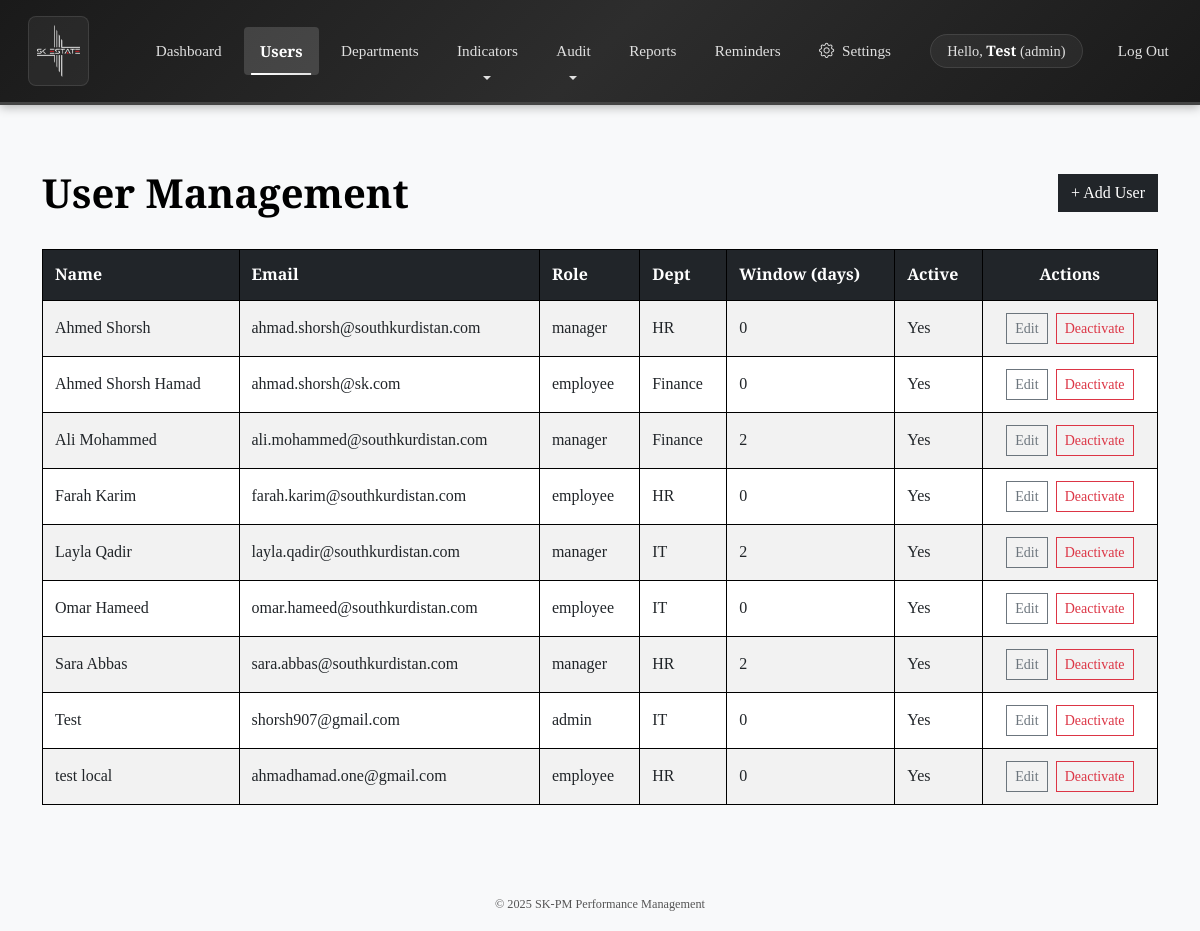
The page /users.php (signed in) on the database its author committed.
### tables this page shows
CREATE TABLE `users` (
  `user_id` int(11) NOT NULL,
  `name` varchar(100) NOT NULL,
  `email` varchar(255) NOT NULL,
  `password_hash` varchar(255) NOT NULL,
  `role_id` int(11) NOT NULL,
  `dept_id` int(11) DEFAULT NULL,
  `phone` varchar(20) DEFAULT NULL,
  `telegram_chat_id` bigint(20) DEFAULT NULL,
  `position` varchar(100) DEFAULT NULL,
  `birth_date` date DEFAULT NULL,
  `hire_date` date DEFAULT NULL,
  `rating_window_days` int(11) DEFAULT 0,
  `active` tinyint(1) DEFAULT 1,
  `email_verified` tinyint(1) DEFAULT 0,
  `email_verification_token` varchar(255) DEFAULT NULL,
  `email_verification_expires` datetime DEFAULT NULL
);

CREATE TABLE `roles` (
  `role_id` int(11) NOT NULL,
  `role_name` varchar(50) NOT NULL
);

CREATE TABLE `departments` (
  `dept_id` int(11) NOT NULL,
  `dept_name` varchar(100) NOT NULL,
  `manager_id` int(11) DEFAULT NULL,
  `share_path` varchar(255) DEFAULT NULL
);

### backend/user_controller.php (called while the page is built, shortened)
<?php
require_once __DIR__ . '/db.php';
function getUser(int $user_id): array|false {
    global $pdo;
    $sql = "
        SELECT
            u.user_id,
            u.name,
            u.email,
            u.role_id,
            r.role_name,
            u.dept_id
        FROM users u
        JOIN roles r ON u.role_id = r.role_id
        WHERE u.user_id = :uid
    ";
    $stmt = $pdo->prepare($sql);
    $stmt->execute([':uid' => $user_id]);
    return $stmt->fetch(PDO::FETCH_ASSOC);
}
function fetchAllUsers() {
    global $pdo;
    $stmt = $pdo->query(
        'SELECT
            u.user_id,
            u.name,
            u.email,
            u.phone,
            u.position,
            u.birth_date,
            u.hire_date,
            u.rating_window_days,      -- ‹ add this line
            u.role_id,
            r.role_name,
            u.dept_id,
            d.dept_name,
            u.active
         FROM users u
         JOIN roles r   ON u.role_id = r.role_id
         LEFT JOIN departments d ON u.dept_id = d.dept_id
         ORDER BY u.name'
    );
    return $stmt->fetchAll(PDO::FETCH_ASSOC);
}

### users.php (the view, shortened to what this page needs)
<?php
require_once __DIR__ . '/backend/user_controller.php';
$users       = fetchAllUsers();
include __DIR__ . '/partials/navbar.php';
?>
<!DOCTYPE html>
<html lang="en">
<head>
  <link href="https://cdn.jsdelivr.net/npm/bootstrap@5.3.0/dist/css/bootstrap.min.css" rel="stylesheet">
  <link rel="stylesheet" href="./assets/css/style.css">
</head>
<body class="bg-light font-serif">
<div class="container py-4">
  <div class="d-flex justify-content-between align-items-center mb-3">
    <h1>User Management</h1>
    <button class="btn btn-dark" data-bs-toggle="modal" data-bs-target="#createModal">+ Add User</button>
  </div>
  <div class="table-responsive">
    <table class="table table-striped table-bordered align-middle">
      <thead class="table-dark">
        <tr>
          <th>Name</th>
          <th>Email</th>
          <th>Role</th>
          <th>Dept</th>
          <th>Window&nbsp;(days)</th>
          <th>Active</th>
          <th class="text-center">Actions</th>
        </tr>
      </thead>
      <tbody>
      <?php foreach ($users as $user): ?>
        <tr <?= $user['active'] ? '' : 'class="table-danger"' ?>>
          <td><?= htmlspecialchars($user['name']) ?></td>
          <td><?= htmlspecialchars($user['email']) ?></td>
          <td><?= htmlspecialchars($user['role_name']) ?></td>
          <td><?= htmlspecialchars($user['dept_name'] ?? '-') ?></td>
          <td><?= $user['rating_window_days'] === null ? 'Default' : $user['rating_window_days'] ?></td>
          <td><?= $user['active'] ? 'Yes' : 'No' ?></td>
          <td class="text-center">
            <button class="btn btn-sm btn-outline-secondary me-1"
                    data-bs-toggle="modal"
                    data-bs-target="#editModal<?= $user['user_id'] ?>">Edit</button>
            <form class="d-inline" method="post">
              <button class="btn btn-sm btn-outline-<?= $user['active'] ? 'danger' : 'success' ?>">
                <?= $user['active'] ? 'Deactivate' : 'Activate' ?>
              </button>
            </form>
          </td>
        </tr>
      <?php endforeach; ?>
      </tbody>
    </table>
  </div>
</div>
<footer class="footer py-3 text-center">
  <small>&copy; <?= date('Y') ?> SK-PM Performance Management</small>
</footer>
</body>
</html>

### partials/navbar.php (shortened to what this page needs)
<?php
require_once __DIR__ . '/../backend/user_controller.php';
$user      = getUser($_SESSION['user_id']);
$roleId    = (int)($_SESSION['role_id'] ?? 0);
$roleName  = htmlspecialchars($_SESSION['role_name'] ?? '');
$userName  = htmlspecialchars($user['name']       ?? '');
$currentPage = basename($_SERVER['PHP_SELF']);
function isActivePage($page) {
    global $currentPage;
    return $currentPage === $page ? 'active' : '';
}
function isActiveDropdown($pages) {
    global $currentPage;
    return in_array($currentPage, $pages) ? 'active' : '';
}
?>
<!DOCTYPE html>
<html lang="en">
<head>
<link href="https://cdn.jsdelivr.net/npm/bootstrap@5.3.0/dist/css/bootstrap.min.css" rel="stylesheet">
<link href="https://cdn.jsdelivr.net/npm/bootstrap-icons@1.11.3/font/bootstrap-icons.css" rel="stylesheet">
<link rel="stylesheet" href="./assets/css/style.css">
</head>
<body>
<nav class="navbar navbar-expand-lg navbar-dark bg-dark mb-4">
  <div class="container-fluid">
  <a class="navbar-brand d-flex align-items-center" href="dashboard.php">
  <img src="./assets/logo/SKE.png" alt="SK Group" class="d-inline-block align-text-top">
</a>
    <div class="collapse navbar-collapse" id="navMenu">
      <ul class="navbar-nav me-auto">
        <li class="nav-item">
          <a class="nav-link <?= isActivePage('dashboard.php') ?>" href="dashboard.php">Dashboard</a>
        </li>
        <?php if ($roleId === 1): ?>
          <li class="nav-item"><a class="nav-link <?= isActivePage('users.php') ?>" href="users.php">Users</a></li>
          <li class="nav-item"><a class="nav-link <?= isActivePage('departments.php') ?>" href="departments.php">Departments</a></li>
          <li class="nav-item dropdown">
            <a class="nav-link dropdown-toggle <?= isActiveDropdown(['individual_indicators.php', 'department_indicators.php']) ?>" href="#" id="indicatorsDrop"
               role="button" data-bs-toggle="dropdown" aria-expanded="false">
              Indicators
            </a>
          </li>
          <li class="nav-item dropdown">
            <a class="nav-link dropdown-toggle <?= isActiveDropdown(['audit_evaluations.php', 'audit_departments.php']) ?>" href="#" id="auditDrop"
               role="button" data-bs-toggle="dropdown" aria-expanded="false">
              Audit
            </a>
          </li>
          <li class="nav-item"><a class="nav-link <?= isActivePage('reports.php') ?>" href="reports.php">Reports</a></li>
          <li class="nav-item"><a class="nav-link <?= isActivePage('reminders.php') ?>" href="reminders.php">Reminders</a></li>
          <li class="nav-item">
            <a class="nav-link <?= isActivePage('settings.php') ?>" href="settings.php">
              <i class="bi bi-gear me-1"></i> Settings
            </a>
          </li>
        <?php else: ?>
          <li class="nav-item"><a class="nav-link <?= isActivePage('evaluate.php') ?>" href="evaluate.php">
                Submit Ratings</a></li>
        <?php endif; ?>
      </ul>
      <ul class="navbar-nav ms-auto align-items-center">
        <li class="nav-item me-3">
          <span class="navbar-text">
            Hello, <strong><?= $userName ?></strong> (<?= $roleName ?>)
          </span>
        </li>
        <li class="nav-item">
          <a class="nav-link <?= isActivePage('logout.php') ?>" href="logout.php">Log Out</a>
        </li>
      </ul>
    </div>
  </div>
</nav>
</body>
</html>

### assets/css/style.css (style rules this page uses)
html, body { height: 100%; margin: 0; padding: 0; background-color: rgba(var(--bs-light-rgb), var(--bs-bg-opacity)) !important; color: #000000; font-family: 'Merriweather', serif; line-height: 1.6; }
h1, h2, h3, h4, h5, h6 { font-family: 'Playfair Display', serif; margin-top: 1rem; margin-bottom: 1rem; font-weight: 700; color: #000000; }
.navbar { background: linear-gradient(135deg, #1a1a1a 0%, #2d2d2d 50%, #1a1a1a 100%) !important; border-bottom: 3px solid #444; box-shadow: 0 2px 10px rgba(0, 0, 0, 0.3); padding: 0.5rem 0; font-family: 'Merriweather', serif; }
.navbar-brand { padding: 0.5rem 1rem; transition: transform 0.3s ease; margin-right: 2rem; }
.navbar-brand img { height: 70px; width: auto; max-width: 120px; filter: brightness(1.1) contrast(1.1); object-fit: contain; background: rgba(255, 255, 255, 0.05); padding: 0.5rem; border-radius: 8px; border: 1px solid rgba(255, 255, 255, 0.1); }
.navbar-nav .nav-link { color: #e0e0e0 !important; font-weight: 500; font-size: 0.95rem; padding: 0.75rem 1rem !important; position: relative; transition: all 0.3s ease; border-radius: 4px; margin: 0 0.2rem; }
.navbar-nav .nav-link::after { content: ''; position: absolute; bottom: 0; left: 50%; width: 0; height: 2px; background: linear-gradient(90deg, #fff, #ccc); transition: all 0.4s ease; transform: translateX(-50%); }
.navbar-nav .nav-link[href="logout.php"]::after { background: linear-gradient(90deg, #ff4444, #cc0000); }
.navbar-nav .nav-link.active { color: #ffffff !important; background: rgba(255, 255, 255, 0.15); font-weight: 600; }
.navbar-nav .nav-link.active::after { width: 80%; background: linear-gradient(90deg, #ffffff, #e0e0e0); }
.dropdown-toggle::after { display: none; }
.dropdown-toggle::before { content: ''; position: absolute; bottom: -5px; left: 50%; transform: translateX(-50%); width: 0; height: 0; border-left: 4px solid transparent; border-right: 4px solid transparent; border-top: 4px solid #e0e0e0; }
.navbar-text { color: #e0e0e0 !important; font-family: 'Playfair Display', serif; font-size: 0.9rem; padding: 0.5rem 1rem; background: rgba(255, 255, 255, 0.05); border-radius: 20px; border: 1px solid rgba(255, 255, 255, 0.1); }
.navbar-text strong { color: #ffffff; font-weight: 600; }
.bi-gear { transition: transform 0.3s ease; }
.bg-dark { --bs-bg-opacity: 1; background-color: rgba(var(--bs-dark-rgb), var(--bs-bg-opacity)) !important; }
.footer { color: #ffffff; text-align: center; }
.table { width: 100%; margin-bottom: 1rem; border-collapse: collapse; }
.table th, .table td { border: 1px solid #000000; padding: 0.75rem; vertical-align: middle; }
.btn { border-radius: 0; font-family: inherit; }
.mb-3 { margin-bottom: 1rem !important; }
.mb-4 { margin-bottom: 1.5rem !important; }
.text-center { text-align: center !important; }
.footer { max-width: 400px; margin: 2rem auto; text-align: center; font-size: 0.875rem; color: #000; }
.footer small { color: #555; }

### rows shown on the page
users: name "Test", email "shorsh907@gmail.com", role.role_name "admin", dept.dept_name "IT", rating_window_days "0", active "Yes"
users: name "Ahmed Shorsh", email "ahmad.shorsh@southkurdistan.com", role.role_name "manager", dept.dept_name "HR", rating_window_days "0", active "Yes"
users: name "Ahmed Shorsh Hamad", email "ahmad.shorsh@sk.com", role.role_name "employee", dept.dept_name "Finance", rating_window_days "0", active "Yes"
users: name "Ali Mohammed", email "ali.mohammed@southkurdistan.com", role.role_name "manager", dept.dept_name "Finance", rating_window_days "2", active "Yes"
users: name "Farah Karim", email "farah.karim@southkurdistan.com", role.role_name "employee", dept.dept_name "HR", rating_window_days "0", active "Yes"
users: name "Layla Qadir", email "layla.qadir@southkurdistan.com", role.role_name "manager", dept.dept_name "IT", rating_window_days "2", active "Yes"
users: name "Omar Hameed", email "omar.hameed@southkurdistan.com", role.role_name "employee", dept.dept_name "IT", rating_window_days "0", active "Yes"
users: name "Sara Abbas", email "sara.abbas@southkurdistan.com", role.role_name "manager", dept.dept_name "HR", rating_window_days "2", active "Yes"
users: name "test local", email "ahmadhamad.one@gmail.com", role.role_name "employee", dept.dept_name "HR", rating_window_days "0", active "Yes"

### other values the page prints
$roleName "admin"
